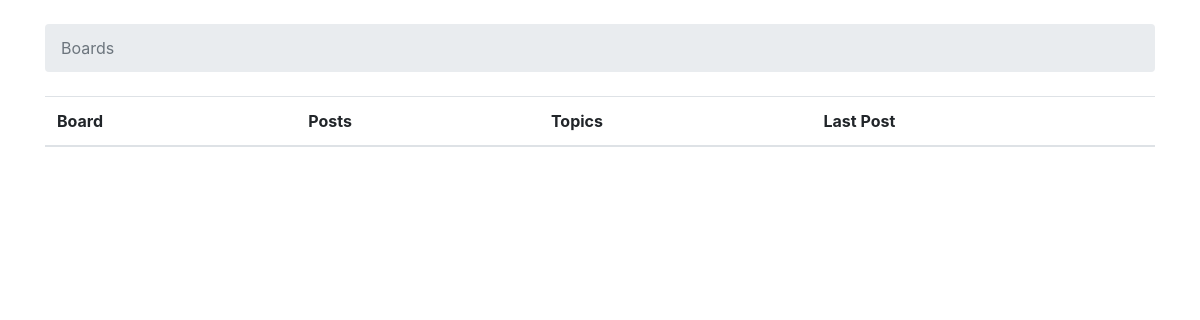
/, run on an earlier commit of the app's database.
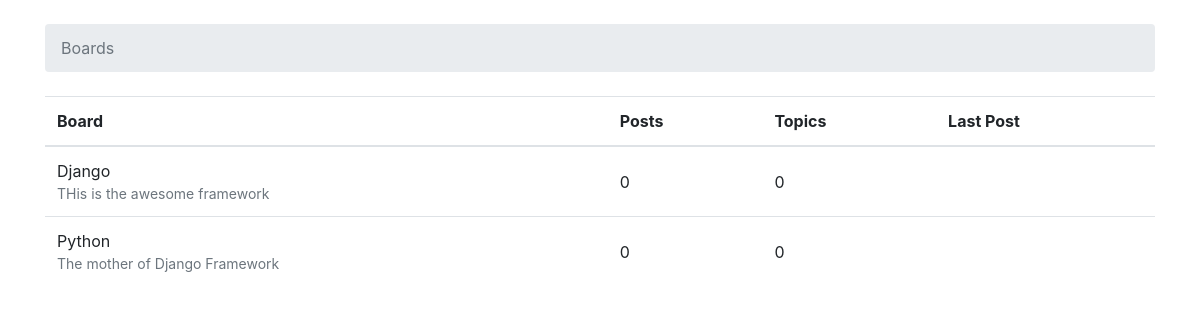
And on a later commit of the database.
### boards/models.py (models this page shows, shortened)
class Board(models.Model):
    name = models.CharField(max_length=30, unique=True)
    description = models.CharField(max_length=100)

### boards/views.py (the view)
# urls.py: 2. Add a URL to urlpatterns:  url(r'^$', views.home, name='home')
def home(request):
    boards = Board.objects.all()
    return render(request, 'home.html', {'boards':boards})

### templates/home.html (shortened to what this page needs)
{% load static %}
<!DOCTYPE html>
<html>
    <head>
        <link rel="stylesheet" href="{% static 'css/bootstrap.min.css' %}">
    </head>
    <body>
        <div class="container">
            <ol class="breadcrumb my-4">
              <li class="breadcrumb-item active">Boards</li>
            </ol>
            <table class="table">
              <thead class="thead-inverse">
                <tr>
                  <th>Board</th>
                  <th>Posts</th>
                  <th>Topics</th>
                  <th>Last Post</th>
                </tr>
              </thead>
              <tbody>
                {% for board in boards %}
                  <tr>
                    <td>
                      {{ board.name }}<br>
                      <small class="text-muted d-block">{{ board.description }}</small>
                    </td>
                    <td class="align-middle">0</td>
                    <td class="align-middle">0</td>
                    <td></td>
                  </tr>
                {% endfor %}
              </tbody>
            </table>
        </div>
  </body>
</html>

What changed in the data, as far as the page shows it:
added Board: name "Django", description "THis is the awesome framework"
added Board: name "Python", description "The mother of Django Framework"
